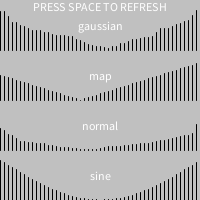
Frame 1 (no input)
Frame 2 (the mouse pressed at the canvas centre, redrawn once): identical to frame 1, image omitted

The Processing sketch that drew this single still picture (run headless with seeded random() and noise(); the mouse was pressed at the canvas centre and the sketch redrawn once):

// Processing sketch: DistributionGraphs
// ── DistributionGraphs.pde
/**
 * Distribution Graphs
 *
 * Four distributions -- a map, normal, random Gaussian, and sine.
 * Press any key to refresh.
 *
 * @author Jeremy Douglass
 * @since 2016-10-05
 * Processing 3.2.1
 */

float[] myGauss;
float[] myMap;
float[] myNorm;
float[] mySine;
int count;
 
void setup(){
  size(200,200);
  textAlign(CENTER,CENTER);
  count = 50;
  myGauss = gaussianDist(count, height/5);
  myMap = mapDist(count, height/5);
  myNorm = normDist(count, height/5);
  mySine = sineDist(count, height/5);
  noLoop();
}
 
void draw(){
  background(192);
  for(int i = 0; i<count; i++){
    line(i*width/count, height*1/4, i*width/count, height*1/4 - myGauss[i]);
    line(i*width/count, height*2/4, i*width/count, height*2/4 - myMap[i]);
    line(i*width/count, height*3/4, i*width/count, height*3/4 - myNorm[i]);
    line(i*width/count, height,     i*width/count, height     - mySine[i]);
  }
  text("PRESS SPACE TO REFRESH", width/2,height/32);
  text("gaussian",width/2,height*1/8);
  text("map",     width/2,height*3/8);
  text("normal",  width/2,height*5/8);
  text("sine",    width/2,height*7/8);
}
 
void keyPressed(){
  myGauss = gaussianDist(count, height/5);
  myMap = mapDist(count, height/5);
  myNorm = normDist(count, height/5);
  mySine = sineDist(count, height/5);
  redraw();
}

//// see also https:// processing.org/reference/sin_.html
float[] sineDist(int count, float scale){
  float[] vals = new float[count];
  float x = PI;
  for (int i = 0; i < count; i++) {
    vals[i] = (1 + sin(x)) * scale;
    x = x + (PI)/count;
  }
  return vals;
}

//// see also https:// processing.org/reference/randomGaussian_.html
float[] gaussianDist(int count, float scale){
  float[] vals = new float[count];
  //// fill a list with random numbers
  for(int i = 0; i<vals.length; i++){
    vals[i] = randomGaussian();
  }
  //// sort to -1..0..+1 dist
  vals = sort(vals);
  //// flip to +1..0..+1 dist, scale
  float vmax = max(abs(max(vals)),abs(min(vals)));
  for(int i = 0; i<vals.length; i++){
    vals[i] = abs(vals[i] * scale/vmax);
  }
  return vals;
}

//// based on @quark https:// forum.processing.org/two/discussion/comment/75903/#Comment_75903
float[] normDist(int count, float scale){
  float[] vals = new float[count];
  for(int i = 0; i<vals.length; i++){
    vals[i] = (random(-1, 1) + random(-1, 1) + random(-1, 1) + random(-1, 1) + random(-1, 1) + random(-1, 1))/6;
  }
  vals = sort(vals);
  for(int i = 0; i<vals.length; i++){
    vals[i] = abs(vals[i]*scale);
  }
  return vals;
}

//// based on @Chrisir https:// forum.processing.org/two/discussion/comment/75885/#Comment_75885
float[] mapDist(int count, float scale){
  float[] vals = new float[count];
  for(int i = 0; i<vals.length; i++){
    vals[i] = abs(map(i,0,scale,-count/2,count/2));
  }
  return vals;
}
